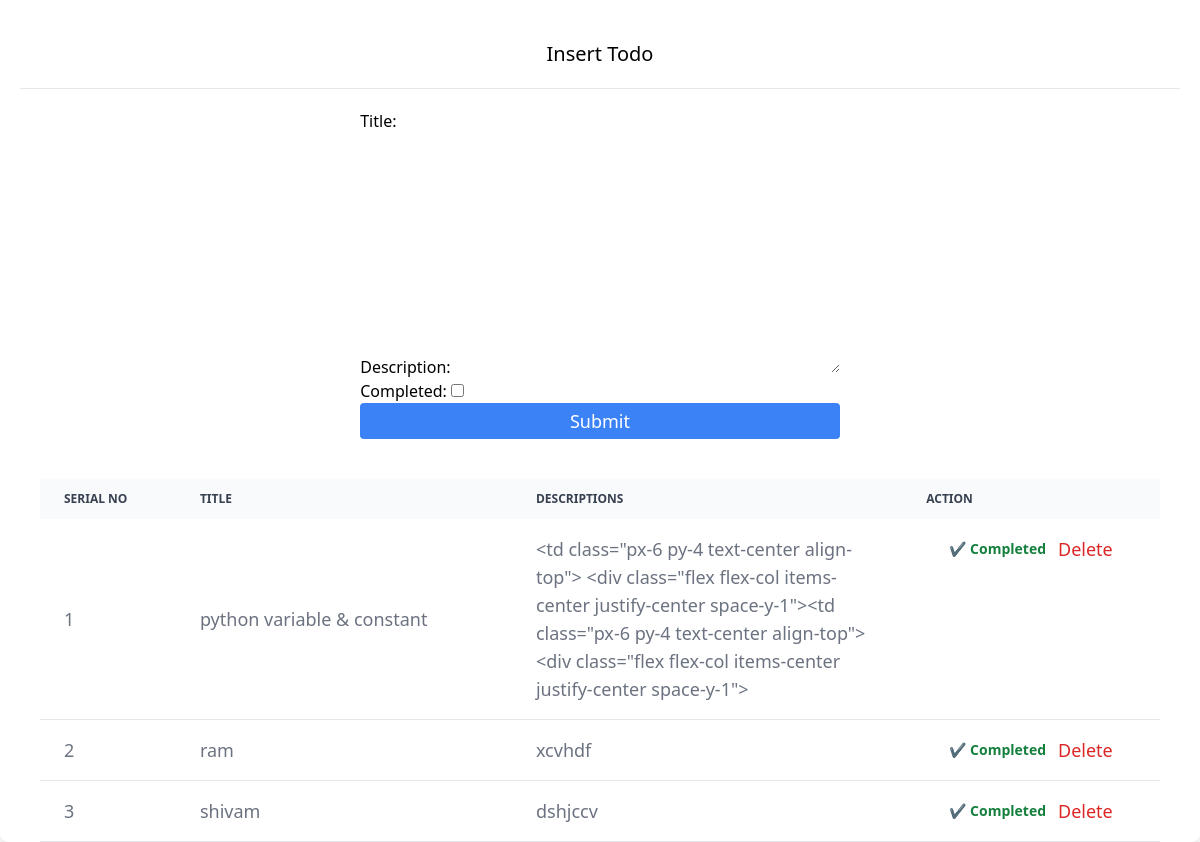
/todo/, run on the app's committed database.
### firsttodo/models.py (models this page shows, shortened)
class Todo(models.Model):
    title = models.CharField(max_length=200)
    description = models.TextField()
    completed  = models.BooleanField(default=False)

### firsttodo/views.py (the view)
# urls.py: path("todo/", todo_list, name="todo"),
def todo_list(request):
    data = {}
    form = Todoform(request.POST or None)
    test = Todo.objects.all()
    if form.is_valid():
        form.save()
    data['form'] = form
    data['tests'] = test
    return render(request, 'todo/index.html', data)

### firsttodo/forms.py
class Todoform(forms.ModelForm):
    class Meta:
        model = Todo
        fields = ["title","description","completed"]

### templates/todo/index.html (shortened to what this page needs)
<!DOCTYPE html>
<html lang="en">
{% load tailwind_filters %}
<head>
    <script src="https://cdn.tailwindcss.com"></script>
</head>
<body>
    <div>
        <h1 class="text-xl font-medium  text-center mt-10">Insert Todo</h1>
        <hr class="m-5 px-20">
    </div>
    <div class="flex flex-1 justify-center">
        <form action="{% url 'create_todo' %}" method="post">
            <div class=" ">
                {{form|crispy}}
            </div>
            <button type="submit"
                class=" text-lg text-center bg-blue-500 text-white px-3 py-1 rounded  w-full">Submit</button>
        </form>
    </div>
    <div class="relative overflow-x-auto shadow-md sm:rounded-lg mt-10 px-10">
        <table class="w-full text-sm text-left rtl:text-right text-gray-500 dark:text-gray-400">
            <thead class="text-xs text-gray-700 uppercase bg-gray-50 dark:bg-gray-700 dark:text-gray-400">
                <tr>
                    <th scope="col" class="px-6 py-3">
                        Serial No
                    </th>
                    <th scope="col" class="px-6 py-3">
                        Title
                    </th>
                    <th scope="col" class="px-6 py-3">
                        Descriptions
                    </th>
                    <th scope="col" class="px-6 py-3">
                        Action
                    </th>
                </tr>
            </thead>
            <tbody>
                {% for test in tests %}
                <tr
                    class="bg-white border-b dark:bg-gray-800 dark:border-gray-700 border-gray-200 hover:bg-gray-50 dark:hover:bg-gray-600">
                    <td class="px-6 py-4 text-lg">
                        {{forloop.counter}}
                    </td>
                    <td class="px-6 py-4 text-lg">
                        {{test.title}}
                    </td>
                    <td class="px-6 py-4 text-lg break-words max-w-xs">
                        {{test.description}}
                    </td>
                    <td class="px-6 py-4 text-right gap-3 flex flex-1 items-center justify-center text-center">
                        {% if test.completed %}
                        <span class="text-green-700 font-semibold">✔ Completed</span>
                        {% else %}
                        <a href="{% url 'completed_todo' test.id %}" class="text-red-700 font-semibold">❌ Not Completed</a>
                        {% endif %}
                        <a href="{% url 'delete' test.id %}" class="font-medium text-red-600 text-lg dark:text-blue-500  hover:underline">Delete</a>
                    </td>
                </tr>
                {% endfor %}
            </tbody>
        </table>
    </div>
</body>
</html>

### data on the page
Todo: title "python variable & constant", description "<td class=\"px-6 py-4 text-center align-top\"> <div class=\"flex flex-col items-center justify-center space-y-1\"><td class=\"px-6 py-4 text-center align-top\"> <div class=\"flex flex-col items-center justify-center space-y-1\">", completed "✔ Completed"
Todo: title "ram", description "xcvhdf", completed "✔ Completed"
Todo: title "shivam", description "dshjccv", completed "✔ Completed"
